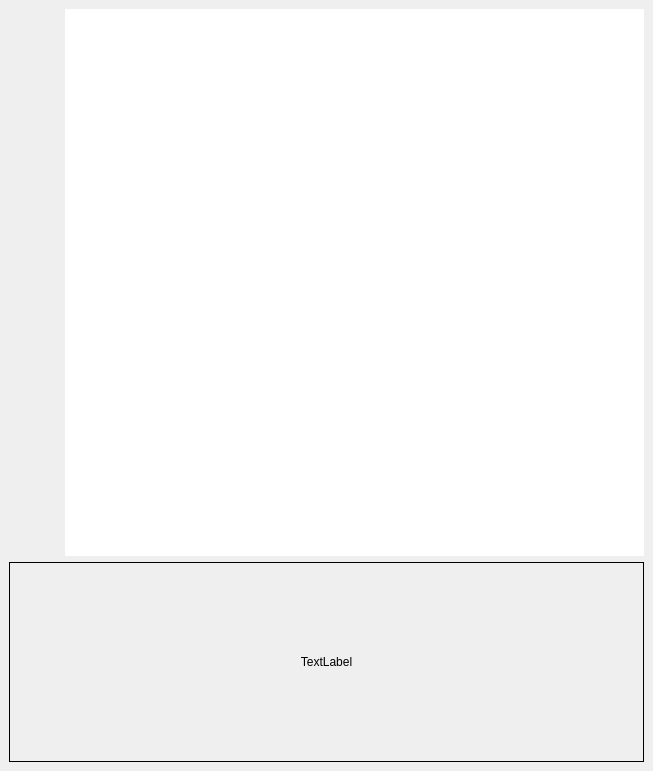
<?xml version="1.0" encoding="UTF-8"?>
<ui version="4.0">
 <class>MidiDockWidget</class>
 <widget class="QDockWidget" name="MidiDockWidget">
  <property name="geometry">
   <rect>
    <x>0</x>
    <y>0</y>
    <width>653</width>
    <height>771</height>
   </rect>
  </property>
  <property name="windowTitle">
   <string>MIDI</string>
  </property>
  <widget class="QWidget" name="dockWidgetContents">
   <property name="autoFillBackground">
    <bool>false</bool>
   </property>
   <layout class="QVBoxLayout" name="verticalLayout" stretch="2,0">
    <item>
     <layout class="QHBoxLayout" name="horizontalLayout">
      <item>
       <widget class="QWidget" name="tileViewFrame" native="true">
        <property name="minimumSize">
         <size>
          <width>50</width>
          <height>200</height>
         </size>
        </property>
        <property name="styleSheet">
         <string notr="true"/>
        </property>
       </widget>
      </item>
      <item>
       <widget class="QListView" name="noteListView">
        <property name="styleSheet">
         <string notr="true"/>
        </property>
        <property name="frameShape">
         <enum>QFrame::NoFrame</enum>
        </property>
        <property name="selectionMode">
         <enum>QAbstractItemView::ExtendedSelection</enum>
        </property>
        <property name="uniformItemSizes">
         <bool>true</bool>
        </property>
       </widget>
      </item>
     </layout>
    </item>
    <item>
     <widget class="QLabel" name="label">
      <property name="minimumSize">
       <size>
        <width>0</width>
        <height>200</height>
       </size>
      </property>
      <property name="frameShape">
       <enum>QFrame::Box</enum>
      </property>
      <property name="text">
       <string>TextLabel</string>
      </property>
      <property name="alignment">
       <set>Qt::AlignCenter</set>
      </property>
     </widget>
    </item>
   </layout>
  </widget>
 </widget>
 <resources/>
 <connections/>
</ui>
